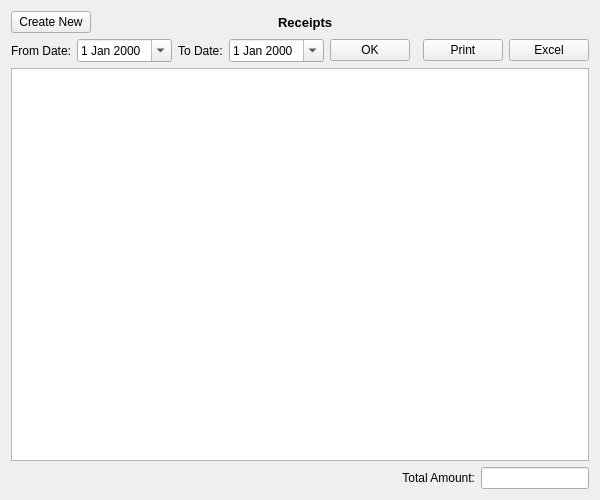
<?xml version="1.0" encoding="UTF-8"?>
<ui version="4.0">
 <class>ReceiptEntry</class>
 <widget class="QWidget" name="ReceiptEntry">
  <property name="geometry">
   <rect>
    <x>0</x>
    <y>0</y>
    <width>600</width>
    <height>500</height>
   </rect>
  </property>
  <property name="windowTitle">
   <string>Form</string>
  </property>
  <layout class="QVBoxLayout" name="verticalLayout">
   <item>
    <layout class="QHBoxLayout" name="horizontalLayout_2">
     <item>
      <widget class="QPushButton" name="createNew">
       <property name="sizePolicy">
        <sizepolicy hsizetype="Fixed" vsizetype="Fixed">
         <horstretch>0</horstretch>
         <verstretch>0</verstretch>
        </sizepolicy>
       </property>
       <property name="text">
        <string>Create New</string>
       </property>
      </widget>
     </item>
     <item>
      <widget class="QLabel" name="titleLabel">
       <property name="font">
        <font>
         <pointsize>10</pointsize>
         <weight>75</weight>
         <bold>true</bold>
        </font>
       </property>
       <property name="text">
        <string>Receipts                     </string>
       </property>
       <property name="alignment">
        <set>Qt::AlignCenter</set>
       </property>
      </widget>
     </item>
    </layout>
   </item>
   <item>
    <layout class="QHBoxLayout" name="horizontalLayout" stretch="0,1,0,1,0,1,0,0">
     <item>
      <widget class="QLabel" name="fromDateLabel">
       <property name="text">
        <string>From Date:</string>
       </property>
       <property name="alignment">
        <set>Qt::AlignRight|Qt::AlignTrailing|Qt::AlignVCenter</set>
       </property>
      </widget>
     </item>
     <item>
      <widget class="QDateEdit" name="fromDateEdit">
       <property name="calendarPopup">
        <bool>true</bool>
       </property>
      </widget>
     </item>
     <item>
      <widget class="QLabel" name="toDateLabel">
       <property name="text">
        <string>To Date:</string>
       </property>
      </widget>
     </item>
     <item>
      <widget class="QDateEdit" name="toDateEdit">
       <property name="calendarPopup">
        <bool>true</bool>
       </property>
      </widget>
     </item>
     <item>
      <widget class="QPushButton" name="okPushButton">
       <property name="sizePolicy">
        <sizepolicy hsizetype="Fixed" vsizetype="Fixed">
         <horstretch>0</horstretch>
         <verstretch>0</verstretch>
        </sizepolicy>
       </property>
       <property name="text">
        <string>OK</string>
       </property>
      </widget>
     </item>
     <item>
      <spacer name="horizontalSpacer">
       <property name="orientation">
        <enum>Qt::Horizontal</enum>
       </property>
       <property name="sizeHint" stdset="0">
        <size>
         <width>19</width>
         <height>20</height>
        </size>
       </property>
      </spacer>
     </item>
     <item>
      <widget class="QPushButton" name="pushButton_2">
       <property name="text">
        <string>Print</string>
       </property>
      </widget>
     </item>
     <item>
      <widget class="QPushButton" name="pushButton">
       <property name="text">
        <string>Excel</string>
       </property>
      </widget>
     </item>
    </layout>
   </item>
   <item>
    <widget class="QTableView" name="tableView">
     <property name="selectionBehavior">
      <enum>QAbstractItemView::SelectRows</enum>
     </property>
    </widget>
   </item>
   <item>
    <layout class="QHBoxLayout" name="horizontalLayout_3" stretch="1,0,0">
     <item>
      <spacer name="horizontalSpacer_2">
       <property name="orientation">
        <enum>Qt::Horizontal</enum>
       </property>
       <property name="sizeHint" stdset="0">
        <size>
         <width>40</width>
         <height>20</height>
        </size>
       </property>
      </spacer>
     </item>
     <item>
      <widget class="QLabel" name="totalAmountLabel">
       <property name="text">
        <string>Total Amount:</string>
       </property>
       <property name="alignment">
        <set>Qt::AlignRight|Qt::AlignTrailing|Qt::AlignVCenter</set>
       </property>
      </widget>
     </item>
     <item>
      <widget class="QLineEdit" name="totalAmountLineEdit"/>
     </item>
    </layout>
   </item>
  </layout>
 </widget>
 <tabstops>
  <tabstop>createNew</tabstop>
  <tabstop>fromDateEdit</tabstop>
  <tabstop>toDateEdit</tabstop>
  <tabstop>okPushButton</tabstop>
 </tabstops>
 <resources/>
 <connections/>
</ui>
